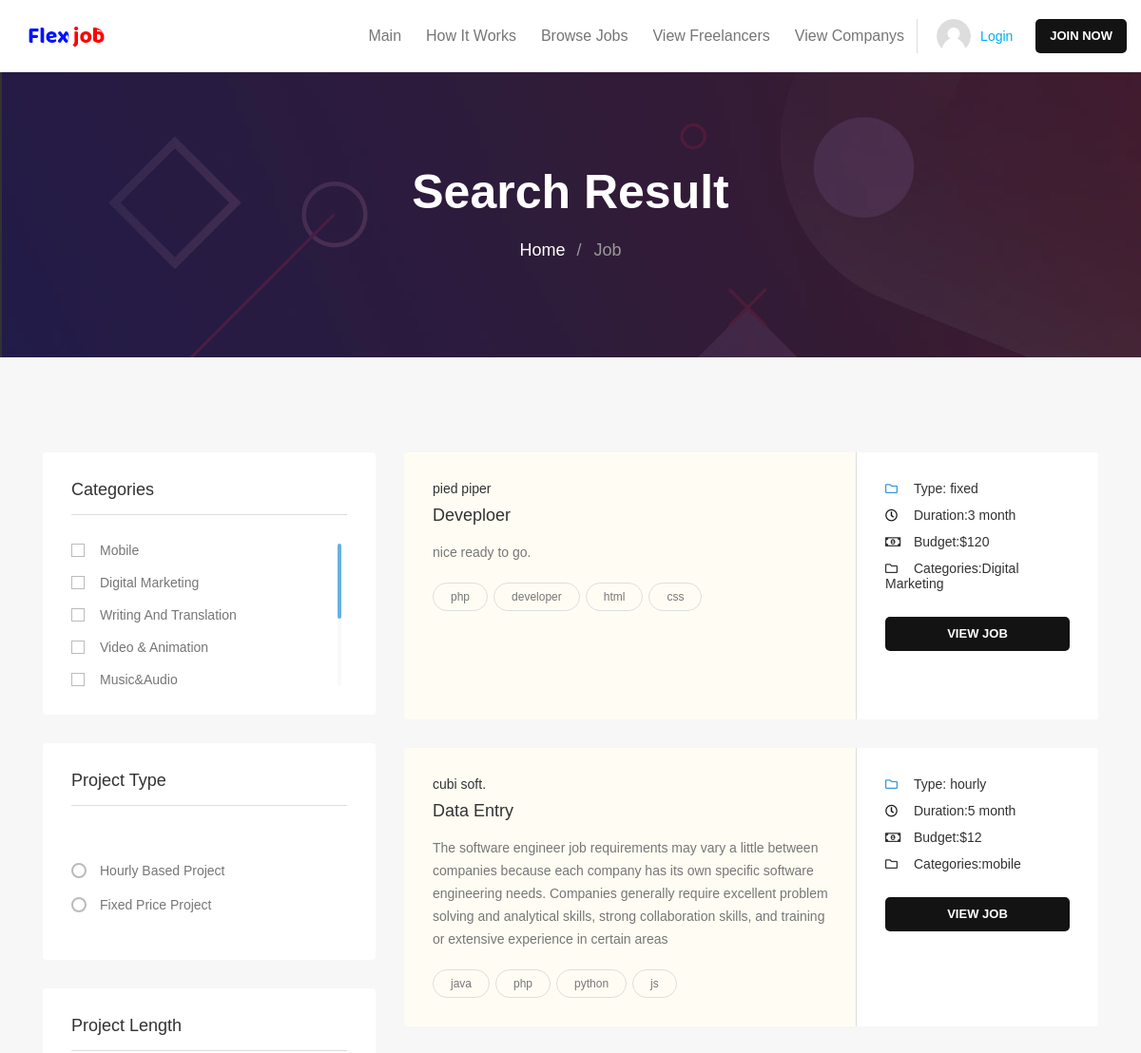
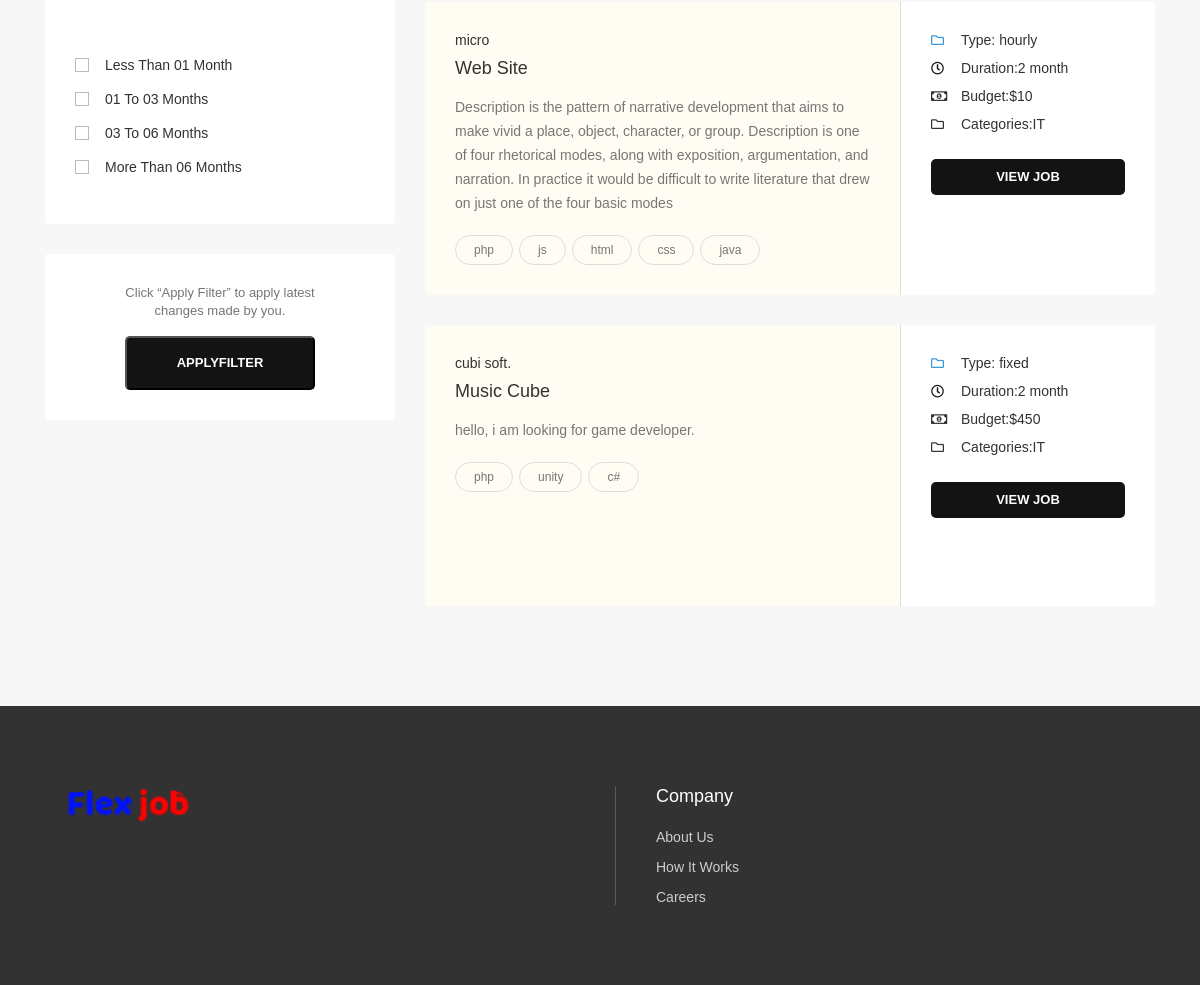
/joblisting.php, run on the app's committed database (2 pictures, top to bottom).
### tables this page shows
CREATE TABLE `category_tbl` (
  `id` int(11) NOT NULL,
  `name` varchar(25) NOT NULL
);

CREATE TABLE `job_tbl` (
  `jid` int(11) NOT NULL,
  `c_id` int(11) DEFAULT NULL,
  `date` date NOT NULL,
  `name` mediumtext NOT NULL,
  `status` int(11) NOT NULL DEFAULT 0,
  `description` longtext NOT NULL,
  `skills` varchar(25) NOT NULL,
  `duration` varchar(25) NOT NULL,
  `price` varchar(10) NOT NULL,
  `categories` varchar(35) NOT NULL,
  `type` varchar(25) NOT NULL
);

CREATE TABLE `company_tbl` (
  `id` int(11) NOT NULL,
  `name` varchar(25) NOT NULL,
  `phno` varchar(11) NOT NULL,
  `email` varchar(50) NOT NULL,
  `location` varchar(50) NOT NULL,
  `employes` varchar(11) NOT NULL,
  `description` longtext NOT NULL,
  `password` varchar(25) NOT NULL,
  `img` varchar(55) DEFAULT 'default.jpg',
  `approve` int(11) NOT NULL DEFAULT 0
);

### datacon.php (called while the page is built, shortened)
<?php
 function sets(){
    static $conn;
    if($conn===null)
    {
        $conn = new mysqli("localhost","root","","flexjob");
    }
    return $conn;
 }
 ?>

### selectdata.php (called while the page is built, shortened)
<?php
    include('datacon.php');
    function jobdatalist(){
        $conn = sets();
        $que="select c.*,c.name as cname , j.*  from job_tbl as j,company_tbl as c where j.c_id=c.id and j.status=0";
        $result = mysqli_query($conn,$que);
        return $result;
    }
    function selectctegories()
    {
        $que="select * from category_tbl";
        $result =mysqli_query(sets(),$que);
        return $result;
    }
?>

### joblisting.php (the view, shortened to what this page needs)
<!doctype html>
	<html class="no-js" lang="">
<head>
	<link rel="stylesheet" href="css/bootstrap.min.css">
	<link rel="stylesheet" href="css/normalize.css">
	<link rel="stylesheet" href="css/scrollbar.css">
	<link rel="stylesheet" href="css/fontawesome/fontawesome-all.css">
	<link rel="stylesheet" href="css/font-awesome.min.css">
	<link rel="stylesheet" href="css/owl.carousel.min.css">
	<link rel="stylesheet" href="css/jquery-ui.css">
	<link rel="stylesheet" href="css/linearicons.css">
	<link rel="stylesheet" href="css/tipso.css">
	<link rel="stylesheet" href="css/chosen.css">
	<link rel="stylesheet" href="css/prettyPhoto.css">
	<link rel="stylesheet" href="css/main.css">
	<link rel="stylesheet" href="css/color.css">
	<link rel="stylesheet" href="css/transitions.css">
	<link rel="stylesheet" href="css/responsive.css">
	<?php require_once('header.php');
	include('selectdata.php');
	$row=jobdatalist();
	$categories=selectctegories();
	$cate=false;
	$type=false;
	$duration=false;
	?>
</head>
<body class="wt-login">
	<div id="wt-wrapper" class="wt-wrapper wt-haslayout">
		<div class="wt-contentwrapper">
			<div class="wt-haslayout wt-innerbannerholder">
				<div class="container">
					<div class="row justify-content-md-center">
						<div class="col-xs-12 col-sm-12 col-md-8 push-md-2 col-lg-6 push-lg-3">
							<div class="wt-innerbannercontent">
							<div class="wt-title"><h2>Search Result</h2></div>
							<ol class="wt-breadcrumb">
								<li><a href="index.php">Home</a></li>
								<li class="wt-active">Job</li>
							</ol>
							</div>
						</div>
					</div>
				</div>
			</div>
			<main id="wt-main" class="wt-main wt-haslayout wt-innerbgcolor">
				<div class="wt-haslayout wt-main-section">
					<div class="wt-haslayout">
						<div class="container">
							<div class="row">
								<div id="wt-twocolumns" class="wt-twocolumns wt-haslayout">
									<div class="col-xs-12 col-sm-12 col-md-5 col-lg-5 col-xl-4 float-left">
										<aside id="wt-sidebar" class="wt-sidebar">
											<div class="wt-widget wt-effectiveholder">
												<div class="wt-widgettitle">
													<h2>Categories</h2>
												</div>
												<div class="wt-widgetcontent">
													<form action="joblisting.php"class="wt-formtheme wt-formsearch">
														<fieldset>
															<div class="wt-checkboxholder wt-verticalscrollbar">
															<?php while($cresult=$categories->fetch_assoc()):?>
																<span class="wt-checkbox">
																	<label for="<?php echo $cresult["name"];?>"> <?php echo $cresult["name"];?></label>
																</span>
															<?php endwhile;?>
															</div>
														</fieldset>
												</div>
											</div>
											<div class="wt-widget wt-effectiveholder">
												<div class="wt-widgettitle">
													<h2>Project Type</h2>
												</div>
												<div class="wt-widgetcontent">
														<div class="wt-checkboxholder">
															<span class="wt-radio">
																<label for="hourly"> Hourly Based Project</label>
															</span>
															<span class="wt-radio">
																<label for="fixed"> Fixed Price Project</label>
															</span>
														</div>
												</div>
											</div>
											<div class="wt-widget wt-effectiveholder">
												<div class="wt-widgettitle">
													<h2>Project Length</h2>
												</div>
												<div class="wt-widgetcontent">
															<div class="wt-checkboxholder">
																<span class="wt-checkbox">
																	<label for="01month"> Less Than 01 Month</label>
																</span>
																<span class="wt-checkbox">
																	<label for="3months"> 01 to 03 Months</label>
																</span>
																<span class="wt-checkbox">
																	<label for="6months"> 03 to 06 Months</label>
																</span>
																<span class="wt-checkbox">
																	<label for="moremonths"> More Than 06 Months</label>
																</span>
															</div>
												</div>
											</div>
											<div class="wt-widget wt-effectiveholder">
												<div class="wt-widgetcontent">
													<div class="wt-applyfilters">
														<span>Click “Apply Filter” to apply latest<br> changes made by you.</span>
														<input type="submit" name="submit" value="applyfilter" class="wt-btn">
													</div>
												</div>
											</div>
										</aside>
									</div>
									<div class="col-xs-12 col-sm-12 col-md-7 col-lg-7 col-xl-8 float-left">
										<div class="wt-userlistingholder wt-haslayout">
											<?if(isset($_GET["categorioes"])||isset($_GET["type"])||isset($_GET["month"])):?>
												<?php while($result=$row->fetch_assoc()): ?>
												<?if((stristr($result["type"],$type)||(stristr($result["duration"],$duration))||(stristr($result["categories"],$cate)))):?>
													<div class="wt-userlistinghold wt-featured wt-userlistingholdvtwo">
												<div class="wt-userlistingcontent">
													<div class="wt-contenthead">
														<div class="wt-title">
															<a href="companysigle.php?coid=<?php echo $result["id"];?>"></i><?php echo $result["cname"];?></a>
															<h2><?php echo $result["name"];?></h2>
														</div>
														<div class="wt-description">
															<p><?php echo $result["description"];?></p>
														</div>
														<div class="wt-tag wt-widgettag">
														<?php  $skills = explode(',',$result["skills"]);
															while(list($s,$val)=each($skills)):?>
																<a><?php echo $val?></a>
															<?php endwhile;?>
														</div>
													</div>
													<div class="wt-viewjobholder">
														<ul>
															<li><span><i class="far fa-folder wt-viewjobfolder"></i>Type: <?php echo $result["type"];?></span></li>
															<li><span><i class="far fa-clock wt-viewjobclock"></i>Duration:<?php echo $result["duration"];?></span></li>
															<li><span><i class="far  fa-money-bill-alt"></i>Budget:$<?php echo $result["price"];?></span></li>
															<li><span><i class="far fa-folder"></i>Categories:<?php echo $result["categories"];?></span></li>
															<li class="wt-btnarea"><a href="jobsingle.php?jid=<?php echo $result["jid"]?>" class="wt-btn">View Job</a></li>
														</ul>
													</div>
												</div>
											</div>
												<?endif;?>
												<?php endwhile; ?>
											<?else:?>
											<?php while($result=$row->fetch_assoc()): ?>
											<div class="wt-userlistinghold wt-featured wt-userlistingholdvtwo">
												<div class="wt-userlistingcontent">
													<div class="wt-contenthead">
														<div class="wt-title">
															<a href="companysigle.php?coid=<?php echo $result["id"];?>"></i><?php echo $result["cname"];?></a>
															<h2><?php echo $result["name"];?></h2>
														</div>
														<div class="wt-description">
															<p><?php echo $result["description"];?></p>
														</div>
														<div class="wt-tag wt-widgettag">
														<?php  $skills = explode(',',$result["skills"]);
																while(list($s,$val)=each($skills)):?>
																	<a><?php echo $val?></a>
																<?php endwhile;?>
														</div>
													</div>
													<div class="wt-viewjobholder">
														<ul>
															<li><span><i class="far fa-folder wt-viewjobfolder"></i>Type: <?php echo $result["type"];?></span></li>
															<li><span><i class="far fa-clock wt-viewjobclock"></i>Duration:<?php echo $result["duration"];?></span></li>
															<li><span><i class="far  fa-money-bill-alt"></i>Budget:$<?php echo $result["price"];?></span></li>
															<li><span><i class="far fa-folder"></i>Categories:<?php echo $result["categories"];?></span></li>
															<li class="wt-btnarea"><a href="jobsingle.php?jid=<?php echo $result["jid"]?>" class="wt-btn">View Job</a></li>
														</ul>
													</div>
												</div>
											</div>
											<?php endwhile; ?>
											<?endif;?>
										</div>
									</div>
								</div>
							</div>
						</div>
					</div>
				</div>
			</main>
			<?php require_once('footer.php');?>
		</div>
	</div>
</body>
</html>

### css/scrollbar.css (style rules this page uses)
.mCustomScrollbar { -ms-touch-action: pinch-zoom; touch-action: pinch-zoom; }

### css/color.css (style rules this page uses)
a, p a, p a:hover, a:hover, a:focus, a:active, .wt-navigation > ul > li:hover > a, .wt-navigation > ul > li.current-menu-item > a, .wt-navarticletab li:hover a, .wt-navarticletab li a.active, .wt-categoriescontent li a:hover, .wt-joinsteps li.wt-active a, .wt-effectivecontent li:hover a, .wt-articlesingle-content .wt-description .wt-blockquotevone q, .wt-filtertag li:hover a, .wt-userlisting-breadcrumb li .wt-clicksave, .wt-clicksave, .wt-qrcodefeat h3 span, .wt-comfollowers ul li:hover a span, .wt-postarticlemeta .wt-following span, .tg-qrcodefeat h3 span { color: #131313; }
.wt-btn:hover, .wt-dropdowarrow, .navbar-toggle, .wt-btn, .wt-navigationarea .wt-navigation > ul > li > a:after, .wt-searchbtn, .wt-sectiontitle:after, .wt-navarticletab li a:after, .wt-pagination ul li a:hover, .wt-pagination ul li.wt-active a, .wt-widgettag a:hover, .wt-articlesingle-content .wt-description blockquote span i, .wt-searchgbtn, .wt-filtertagclear a, .ui-slider-horizontal .ui-slider-range, .wt-btnsearch, .wt-newnoti a em, .wt-notificationicon > a:after, .wt-rightarea .wt-nav .navbar-toggler, .wt-usersidebaricon span, .wt-usersidebaricon span i, .wt-filtertag .wt-filtertagclear a, .loader:before, .wt-offersmessages .wt-ad:after, .wt-btnsendmsg, .wt-tabstitle li a:before, .wt-tabscontenttitle:before, .wt-tablecategories thead tr th:first-child:before, .wt-tablecategories tbody tr td:first-child:before, .wt-slidernav .wt-prev:hover, .wt-slidernav .wt-next:hover { background:#131313; }

### css/transitions.css (style rules this page uses)
*:after, *:before, p a, a, .wt-socialicons li a, .wt-roundicontext, .wt-roundicontext .wt-usericonholder, .sub-menu, .mega-menu, .wt-article, .wt-article figure img, .wt-speakerimg img, .wt-categoryslidercontent, .wt-filtertag li a i, .wt-userlistinghold, .wt-companysdetails, .wt-companysdetails .wt-companysimg img, .wt-comfollowers ul li, .wt-comfollowers ul li a span, .wt-comfollowers ul li a span img, .wt-articlesuser .wt-particlehold figure img, .wt-project figure img, .wt-usernav, .wt-btn, .wt-particlehold figure img, .wt-main, .wt-offersmessages .wt-ad, .wt-openmenu .wt-usersidebar .wt-companysinfo .wt-title, .wt-openmenu .wt-usersidebar .wt-companysinfo .wt-btnarea, .wt-iconbox i, .wt-tabstitle li, .wt-tablecategories tr, .wt-designimg input[type=radio]+ label img, .wt-designimg input[type=radio]+ label i, .wt-navigation > ul > li > .sub-menu > li.menu-item-has-children .sub-menu li, .wt-navigation > ul > li > .sub-menu > li, .chosen-container-multi .chosen-choices li.search-choice, .wt-dateandmsg span:nth-child(2), .wt-posteditem, .wt-slidernav .wt-prev, .wt-slidernav .wt-next, .wt-btnmenutoggle { -webkit-transition: all 300ms ease-in-out; -moz-transition: all 300ms ease-in-out; -ms-transition: all 300ms ease-in-out; -o-transition: all 300ms ease-in-out; transition: all 300ms ease-in-out; }

### data on the page
category_tbl: name "Mobile"
category_tbl: name "Digital Marketing"
category_tbl: name "Writing And Translation"
category_tbl: name "Video & Animation"
category_tbl: name "Music&Audio"
job_tbl: c.name "pied piper", name "Deveploer", description "nice ready to go.", val "php", val "developer", val "html", val "css", type "fixed", duration "3 month", price "120", categories "Digital Marketing"
job_tbl: c.name "cubi soft.", name "Data Entry", description "The software engineer job requirements may vary a little between companies because each company has its own specific software engineering needs. Companies generally require excellent problem solving and analytical skills, strong collaboration skills, and training or extensive experience in certain areas", val "java", val "php", val "python", val "js", type "hourly", duration "5 month", price "12", categories "mobile"
job_tbl: c.name "micro", name "Web Site", description "Description is the pattern of narrative development that aims to make vivid a place, object, character, or group. Description is one of four rhetorical modes, along with exposition, argumentation, and narration. In practice it would be difficult to write literature that drew on just one of the four basic modes", val "php", val "js", val "html", val "css", val "java", type "hourly", duration "2 month", price "10", categories "IT"
job_tbl: c.name "cubi soft.", name "Music Cube", description "hello, i am looking for game developer.", val "php", val "unity", val "c#", type "fixed", duration "2 month", price "450", categories "IT"
